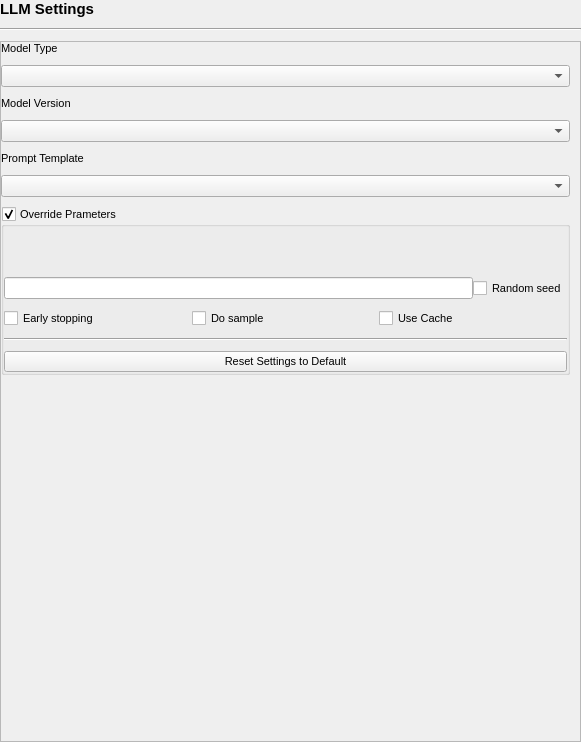
<?xml version="1.0" encoding="UTF-8"?>
<ui version="4.0">
 <class>llm_settings_widget</class>
 <widget class="QWidget" name="llm_settings_widget">
  <property name="geometry">
   <rect>
    <x>0</x>
    <y>0</y>
    <width>581</width>
    <height>742</height>
   </rect>
  </property>
  <property name="windowTitle">
   <string>Form</string>
  </property>
  <layout class="QGridLayout" name="gridLayout_4">
   <property name="leftMargin">
    <number>0</number>
   </property>
   <property name="topMargin">
    <number>0</number>
   </property>
   <property name="rightMargin">
    <number>0</number>
   </property>
   <property name="bottomMargin">
    <number>0</number>
   </property>
   <property name="horizontalSpacing">
    <number>0</number>
   </property>
   <property name="verticalSpacing">
    <number>10</number>
   </property>
   <item row="0" column="0">
    <widget class="QLabel" name="label_2">
     <property name="font">
      <font>
       <pointsize>11</pointsize>
       <bold>true</bold>
      </font>
     </property>
     <property name="text">
      <string>LLM Settings</string>
     </property>
    </widget>
   </item>
   <item row="2" column="0">
    <widget class="QScrollArea" name="scrollArea">
     <property name="frameShadow">
      <enum>QFrame::Shadow::Plain</enum>
     </property>
     <property name="lineWidth">
      <number>0</number>
     </property>
     <property name="widgetResizable">
      <bool>true</bool>
     </property>
     <widget class="QWidget" name="scrollAreaWidgetContents">
      <property name="geometry">
       <rect>
        <x>0</x>
        <y>0</y>
        <width>579</width>
        <height>700</height>
       </rect>
      </property>
      <layout class="QGridLayout" name="gridLayout">
       <property name="leftMargin">
        <number>0</number>
       </property>
       <property name="topMargin">
        <number>0</number>
       </property>
       <property name="rightMargin">
        <number>10</number>
       </property>
       <property name="bottomMargin">
        <number>0</number>
       </property>
       <property name="horizontalSpacing">
        <number>0</number>
       </property>
       <property name="verticalSpacing">
        <number>10</number>
       </property>
       <item row="3" column="0">
        <widget class="QGroupBox" name="override_parameters">
         <property name="font">
          <font>
           <pointsize>8</pointsize>
          </font>
         </property>
         <property name="title">
          <string>Override Prameters</string>
         </property>
         <property name="checkable">
          <bool>true</bool>
         </property>
         <property name="checked">
          <bool>true</bool>
         </property>
         <layout class="QGridLayout" name="gridLayout_12">
          <property name="leftMargin">
           <number>0</number>
          </property>
          <property name="topMargin">
           <number>0</number>
          </property>
          <property name="rightMargin">
           <number>0</number>
          </property>
          <property name="bottomMargin">
           <number>0</number>
          </property>
          <property name="horizontalSpacing">
           <number>0</number>
          </property>
          <property name="verticalSpacing">
           <number>10</number>
          </property>
          <item row="6" column="0">
           <widget class="QWidget" name="widget_19" native="true">
            <layout class="QGridLayout" name="gridLayout_2">
             <property name="leftMargin">
              <number>0</number>
             </property>
             <property name="topMargin">
              <number>0</number>
             </property>
             <property name="rightMargin">
              <number>0</number>
             </property>
             <property name="bottomMargin">
              <number>0</number>
             </property>
             <property name="horizontalSpacing">
              <number>0</number>
             </property>
             <property name="verticalSpacing">
              <number>10</number>
             </property>
             <item row="0" column="0">
              <widget class="QLineEdit" name="seed">
               <property name="minimumSize">
                <size>
                 <width>0</width>
                 <height>20</height>
                </size>
               </property>
              </widget>
             </item>
             <item row="0" column="1">
              <widget class="QCheckBox" name="random_seed">
               <property name="minimumSize">
                <size>
                 <width>0</width>
                 <height>20</height>
                </size>
               </property>
               <property name="text">
                <string>Random seed</string>
               </property>
              </widget>
             </item>
            </layout>
           </widget>
          </item>
          <item row="3" column="0">
           <layout class="QHBoxLayout" name="horizontalLayout_3">
            <property name="spacing">
             <number>10</number>
            </property>
            <item>
             <widget class="SliderWidget" name="length_penalty" native="true">
              <property name="sizePolicy">
               <sizepolicy hsizetype="Preferred" vsizetype="Preferred">
                <horstretch>0</horstretch>
                <verstretch>0</verstretch>
               </sizepolicy>
              </property>
              <property name="minimumSize">
               <size>
                <width>0</width>
                <height>0</height>
               </size>
              </property>
              <property name="slider_minimum" stdset="0">
               <number>-100</number>
              </property>
              <property name="slider_maximum" stdset="0">
               <number>1000</number>
              </property>
              <property name="spinbox_minimum" stdset="0">
               <double>0.000000000000000</double>
              </property>
              <property name="spinbox_maximum" stdset="0">
               <double>1.000000000000000</double>
              </property>
              <property name="display_as_float" stdset="0">
               <bool>true</bool>
              </property>
              <property name="settings_property" stdset="0">
               <string>llm_generator_settings.length_penalty</string>
              </property>
              <property name="slider_single_step" stdset="0">
               <number>1</number>
              </property>
              <property name="slider_page_step" stdset="0">
               <number>10</number>
              </property>
              <property name="spinbox_single_step" stdset="0">
               <double>0.010000000000000</double>
              </property>
              <property name="spinbox_page_step" stdset="0">
               <double>0.100000000000000</double>
              </property>
              <property name="label_text" stdset="0">
               <string>Length Penalty</string>
              </property>
             </widget>
            </item>
            <item>
             <widget class="SliderWidget" name="num_beams" native="true">
              <property name="sizePolicy">
               <sizepolicy hsizetype="Preferred" vsizetype="Preferred">
                <horstretch>0</horstretch>
                <verstretch>0</verstretch>
               </sizepolicy>
              </property>
              <property name="minimumSize">
               <size>
                <width>0</width>
                <height>0</height>
               </size>
              </property>
              <property name="slider_minimum" stdset="0">
               <number>1</number>
              </property>
              <property name="slider_maximum" stdset="0">
               <number>100</number>
              </property>
              <property name="spinbox_minimum" stdset="0">
               <double>0.000000000000000</double>
              </property>
              <property name="spinbox_maximum" stdset="0">
               <double>100.000000000000000</double>
              </property>
              <property name="display_as_float" stdset="0">
               <bool>false</bool>
              </property>
              <property name="settings_property" stdset="0">
               <string>llm_generator_settings.num_beams</string>
              </property>
              <property name="slider_single_step" stdset="0">
               <number>1</number>
              </property>
              <property name="slider_page_step" stdset="0">
               <number>10</number>
              </property>
              <property name="spinbox_single_step" stdset="0">
               <double>0.010000000000000</double>
              </property>
              <property name="spinbox_page_step" stdset="0">
               <double>0.100000000000000</double>
              </property>
              <property name="label_text" stdset="0">
               <string>Num Beams</string>
              </property>
             </widget>
            </item>
           </layout>
          </item>
          <item row="0" column="0">
           <layout class="QHBoxLayout" name="horizontalLayout">
            <property name="spacing">
             <number>10</number>
            </property>
            <property name="sizeConstraint">
             <enum>QLayout::SizeConstraint::SetDefaultConstraint</enum>
            </property>
            <item>
             <widget class="SliderWidget" name="top_p" native="true">
              <property name="sizePolicy">
               <sizepolicy hsizetype="Preferred" vsizetype="Preferred">
                <horstretch>0</horstretch>
                <verstretch>0</verstretch>
               </sizepolicy>
              </property>
              <property name="minimumSize">
               <size>
                <width>0</width>
                <height>0</height>
               </size>
              </property>
              <property name="slider_minimum" stdset="0">
               <number>1</number>
              </property>
              <property name="slider_maximum" stdset="0">
               <number>1000</number>
              </property>
              <property name="spinbox_minimum" stdset="0">
               <double>0.000000000000000</double>
              </property>
              <property name="spinbox_maximum" stdset="0">
               <double>1.000000000000000</double>
              </property>
              <property name="display_as_float" stdset="0">
               <bool>true</bool>
              </property>
              <property name="settings_property" stdset="0">
               <string>llm_generator_settings.top_p</string>
              </property>
              <property name="slider_single_step" stdset="0">
               <number>1</number>
              </property>
              <property name="slider_page_step" stdset="0">
               <number>10</number>
              </property>
              <property name="spinbox_single_step" stdset="0">
               <double>0.010000000000000</double>
              </property>
              <property name="spinbox_page_step" stdset="0">
               <double>0.100000000000000</double>
              </property>
              <property name="label_text" stdset="0">
               <string>Top P</string>
              </property>
             </widget>
            </item>
            <item>
             <widget class="SliderWidget" name="max_new_tokens" native="true">
              <property name="sizePolicy">
               <sizepolicy hsizetype="Preferred" vsizetype="Preferred">
                <horstretch>0</horstretch>
                <verstretch>0</verstretch>
               </sizepolicy>
              </property>
              <property name="minimumSize">
               <size>
                <width>0</width>
                <height>0</height>
               </size>
              </property>
              <property name="slider_minimum" stdset="0">
               <number>1</number>
              </property>
              <property name="slider_maximum" stdset="0">
               <number>2556</number>
              </property>
              <property name="spinbox_minimum" stdset="0">
               <double>1.000000000000000</double>
              </property>
              <property name="spinbox_maximum" stdset="0">
               <double>2556.000000000000000</double>
              </property>
              <property name="display_as_float" stdset="0">
               <bool>false</bool>
              </property>
              <property name="settings_property" stdset="0">
               <string>llm_generator_settings.max_new_tokens</string>
              </property>
              <property name="slider_single_step" stdset="0">
               <number>1</number>
              </property>
              <property name="slider_page_step" stdset="0">
               <number>2556</number>
              </property>
              <property name="spinbox_single_step" stdset="0">
               <number>1</number>
              </property>
              <property name="spinbox_page_step" stdset="0">
               <number>2556</number>
              </property>
              <property name="label_text" stdset="0">
               <string>Max New Tokens</string>
              </property>
             </widget>
            </item>
           </layout>
          </item>
          <item row="9" column="0">
           <widget class="Line" name="line">
            <property name="orientation">
             <enum>Qt::Orientation::Horizontal</enum>
            </property>
           </widget>
          </item>
          <item row="5" column="0">
           <layout class="QHBoxLayout" name="horizontalLayout_6">
            <property name="spacing">
             <number>10</number>
            </property>
            <item>
             <widget class="SliderWidget" name="sequences" native="true">
              <property name="sizePolicy">
               <sizepolicy hsizetype="Preferred" vsizetype="Preferred">
                <horstretch>0</horstretch>
                <verstretch>0</verstretch>
               </sizepolicy>
              </property>
              <property name="minimumSize">
               <size>
                <width>0</width>
                <height>0</height>
               </size>
              </property>
              <property name="slider_minimum" stdset="0">
               <number>1</number>
              </property>
              <property name="slider_maximum" stdset="0">
               <number>100</number>
              </property>
              <property name="spinbox_minimum" stdset="0">
               <double>0.000000000000000</double>
              </property>
              <property name="spinbox_maximum" stdset="0">
               <double>100.000000000000000</double>
              </property>
              <property name="display_as_float" stdset="0">
               <bool>false</bool>
              </property>
              <property name="settings_property" stdset="0">
               <string>llm_generator_settings.sequences</string>
              </property>
              <property name="slider_single_step" stdset="0">
               <number>1</number>
              </property>
              <property name="slider_page_step" stdset="0">
               <number>10</number>
              </property>
              <property name="spinbox_single_step" stdset="0">
               <double>0.010000000000000</double>
              </property>
              <property name="spinbox_page_step" stdset="0">
               <double>0.100000000000000</double>
              </property>
              <property name="label_text" stdset="0">
               <string>Sequences</string>
              </property>
             </widget>
            </item>
            <item>
             <widget class="SliderWidget" name="top_k" native="true">
              <property name="sizePolicy">
               <sizepolicy hsizetype="Preferred" vsizetype="Preferred">
                <horstretch>0</horstretch>
                <verstretch>0</verstretch>
               </sizepolicy>
              </property>
              <property name="minimumSize">
               <size>
                <width>0</width>
                <height>0</height>
               </size>
              </property>
              <property name="slider_minimum" stdset="0">
               <number>0</number>
              </property>
              <property name="slider_maximum" stdset="0">
               <number>256</number>
              </property>
              <property name="spinbox_minimum" stdset="0">
               <double>0.000000000000000</double>
              </property>
              <property name="spinbox_maximum" stdset="0">
               <double>256.000000000000000</double>
              </property>
              <property name="display_as_float" stdset="0">
               <bool>false</bool>
              </property>
              <property name="settings_property" stdset="0">
               <string>llm_generator_settings.top_k</string>
              </property>
              <property name="slider_single_step" stdset="0">
               <number>1</number>
              </property>
              <property name="slider_page_step" stdset="0">
               <number>10</number>
              </property>
              <property name="spinbox_single_step" stdset="0">
               <number>1</number>
              </property>
              <property name="spinbox_page_step" stdset="0">
               <number>10</number>
              </property>
              <property name="label_text" stdset="0">
               <string>Top K</string>
              </property>
             </widget>
            </item>
           </layout>
          </item>
          <item row="4" column="0">
           <layout class="QHBoxLayout" name="horizontalLayout_5">
            <property name="spacing">
             <number>10</number>
            </property>
            <item>
             <widget class="SliderWidget" name="ngram_size" native="true">
              <property name="sizePolicy">
               <sizepolicy hsizetype="Preferred" vsizetype="Preferred">
                <horstretch>0</horstretch>
                <verstretch>0</verstretch>
               </sizepolicy>
              </property>
              <property name="minimumSize">
               <size>
                <width>0</width>
                <height>0</height>
               </size>
              </property>
              <property name="slider_minimum" stdset="0">
               <number>0</number>
              </property>
              <property name="slider_maximum" stdset="0">
               <number>20</number>
              </property>
              <property name="spinbox_minimum" stdset="0">
               <double>0.000000000000000</double>
              </property>
              <property name="spinbox_maximum" stdset="0">
               <double>20.000000000000000</double>
              </property>
              <property name="display_as_float" stdset="0">
               <bool>false</bool>
              </property>
              <property name="settings_property" stdset="0">
               <string>llm_generator_settings.ngram_size</string>
              </property>
              <property name="slider_single_step" stdset="0">
               <number>1</number>
              </property>
              <property name="slider_page_step" stdset="0">
               <number>1</number>
              </property>
              <property name="spinbox_single_step" stdset="0">
               <double>1.000000000000000</double>
              </property>
              <property name="spinbox_page_step" stdset="0">
               <double>1.000000000000000</double>
              </property>
              <property name="label_text" stdset="0">
               <string>Ngram Size</string>
              </property>
             </widget>
            </item>
            <item>
             <widget class="SliderWidget" name="temperature" native="true">
              <property name="sizePolicy">
               <sizepolicy hsizetype="Preferred" vsizetype="Preferred">
                <horstretch>0</horstretch>
                <verstretch>0</verstretch>
               </sizepolicy>
              </property>
              <property name="minimumSize">
               <size>
                <width>0</width>
                <height>0</height>
               </size>
              </property>
              <property name="slider_minimum" stdset="0">
               <number>1</number>
              </property>
              <property name="slider_maximum" stdset="0">
               <number>10000</number>
              </property>
              <property name="spinbox_minimum" stdset="0">
               <double>0.000100000000000</double>
              </property>
              <property name="spinbox_maximum" stdset="0">
               <double>1.000000000000000</double>
              </property>
              <property name="display_as_float" stdset="0">
               <bool>true</bool>
              </property>
              <property name="settings_property" stdset="0">
               <string>llm_generator_settings.temperature</string>
              </property>
              <property name="slider_single_step" stdset="0">
               <number>1</number>
              </property>
              <property name="slider_page_step" stdset="0">
               <number>10</number>
              </property>
              <property name="spinbox_single_step" stdset="0">
               <double>0.010000000000000</double>
              </property>
              <property name="spinbox_page_step" stdset="0">
               <double>0.100000000000000</double>
              </property>
              <property name="label_text" stdset="0">
               <string>Temperature</string>
              </property>
             </widget>
            </item>
           </layout>
          </item>
          <item row="8" column="0">
           <layout class="QGridLayout" name="gridLayout_3">
            <property name="horizontalSpacing">
             <number>0</number>
            </property>
            <property name="verticalSpacing">
             <number>10</number>
            </property>
            <item row="0" column="0">
             <widget class="QCheckBox" name="early_stopping">
              <property name="text">
               <string>Early stopping</string>
              </property>
             </widget>
            </item>
            <item row="0" column="1">
             <widget class="QCheckBox" name="do_sample">
              <property name="text">
               <string>Do sample</string>
              </property>
             </widget>
            </item>
            <item row="0" column="2">
             <widget class="QCheckBox" name="use_cache">
              <property name="text">
               <string>Use Cache</string>
              </property>
             </widget>
            </item>
           </layout>
          </item>
          <item row="11" column="0">
           <widget class="QPushButton" name="pushButton">
            <property name="text">
             <string>Reset Settings to Default</string>
            </property>
           </widget>
          </item>
          <item row="2" column="0">
           <layout class="QHBoxLayout" name="horizontalLayout_2">
            <property name="spacing">
             <number>10</number>
            </property>
            <item>
             <widget class="SliderWidget" name="repetition_penalty" native="true">
              <property name="sizePolicy">
               <sizepolicy hsizetype="Preferred" vsizetype="Preferred">
                <horstretch>0</horstretch>
                <verstretch>0</verstretch>
               </sizepolicy>
              </property>
              <property name="minimumSize">
               <size>
                <width>0</width>
                <height>0</height>
               </size>
              </property>
              <property name="slider_minimum" stdset="0">
               <number>1</number>
              </property>
              <property name="slider_maximum" stdset="0">
               <number>10000</number>
              </property>
              <property name="spinbox_minimum" stdset="0">
               <double>0.010000000000000</double>
              </property>
              <property name="spinbox_maximum" stdset="0">
               <double>100.000000000000000</double>
              </property>
              <property name="display_as_float" stdset="0">
               <bool>true</bool>
              </property>
              <property name="settings_property" stdset="0">
               <string>llm_generator_settings.repetition_penalty</string>
              </property>
              <property name="slider_single_step" stdset="0">
               <number>0</number>
              </property>
              <property name="slider_page_step" stdset="0">
               <number>1</number>
              </property>
              <property name="spinbox_single_step" stdset="0">
               <double>1.000000000000000</double>
              </property>
              <property name="spinbox_page_step" stdset="0">
               <double>10.000000000000000</double>
              </property>
              <property name="label_text" stdset="0">
               <string>Repetition Penalty</string>
              </property>
             </widget>
            </item>
            <item>
             <widget class="SliderWidget" name="min_length" native="true">
              <property name="sizePolicy">
               <sizepolicy hsizetype="Preferred" vsizetype="Preferred">
                <horstretch>0</horstretch>
                <verstretch>0</verstretch>
               </sizepolicy>
              </property>
              <property name="minimumSize">
               <size>
                <width>0</width>
                <height>0</height>
               </size>
              </property>
              <property name="slider_minimum" stdset="0">
               <number>1</number>
              </property>
              <property name="slider_maximum" stdset="0">
               <number>2556</number>
              </property>
              <property name="spinbox_minimum" stdset="0">
               <double>1.000000000000000</double>
              </property>
              <property name="spinbox_maximum" stdset="0">
               <double>2556.000000000000000</double>
              </property>
              <property name="display_as_float" stdset="0">
               <bool>false</bool>
              </property>
              <property name="settings_property" stdset="0">
               <string>llm_generator_settings.min_length</string>
              </property>
              <property name="slider_single_step" stdset="0">
               <number>1</number>
              </property>
              <property name="slider_page_step" stdset="0">
               <number>2556</number>
              </property>
              <property name="spinbox_single_step" stdset="0">
               <number>1</number>
              </property>
              <property name="spinbox_page_step" stdset="0">
               <number>2556</number>
              </property>
              <property name="label_text" stdset="0">
               <string>Min Length</string>
              </property>
             </widget>
            </item>
           </layout>
          </item>
         </layout>
        </widget>
       </item>
       <item row="4" column="0">
        <spacer name="verticalSpacer">
         <property name="orientation">
          <enum>Qt::Orientation::Vertical</enum>
         </property>
         <property name="sizeHint" stdset="0">
          <size>
           <width>20</width>
           <height>263</height>
          </size>
         </property>
        </spacer>
       </item>
       <item row="1" column="0">
        <widget class="QWidget" name="model_version_container" native="true">
         <layout class="QGridLayout" name="gridLayout_11">
          <property name="leftMargin">
           <number>0</number>
          </property>
          <property name="topMargin">
           <number>0</number>
          </property>
          <property name="rightMargin">
           <number>0</number>
          </property>
          <property name="bottomMargin">
           <number>0</number>
          </property>
          <property name="horizontalSpacing">
           <number>0</number>
          </property>
          <property name="verticalSpacing">
           <number>10</number>
          </property>
          <item row="1" column="0">
           <widget class="QComboBox" name="model_version">
            <property name="currentIndex">
             <number>-1</number>
            </property>
           </widget>
          </item>
          <item row="0" column="0">
           <widget class="QLabel" name="model_version_label">
            <property name="font">
             <font>
              <pointsize>8</pointsize>
             </font>
            </property>
            <property name="text">
             <string>Model Version</string>
            </property>
           </widget>
          </item>
         </layout>
        </widget>
       </item>
       <item row="2" column="0">
        <widget class="QWidget" name="prompt_template_container" native="true">
         <layout class="QGridLayout" name="gridLayout_17">
          <property name="leftMargin">
           <number>0</number>
          </property>
          <property name="topMargin">
           <number>0</number>
          </property>
          <property name="rightMargin">
           <number>0</number>
          </property>
          <property name="bottomMargin">
           <number>0</number>
          </property>
          <property name="horizontalSpacing">
           <number>0</number>
          </property>
          <property name="verticalSpacing">
           <number>10</number>
          </property>
          <item row="1" column="0">
           <widget class="QComboBox" name="prompt_template"/>
          </item>
          <item row="0" column="0">
           <widget class="QLabel" name="prompt_template_label">
            <property name="font">
             <font>
              <pointsize>8</pointsize>
             </font>
            </property>
            <property name="text">
             <string>Prompt Template</string>
            </property>
           </widget>
          </item>
         </layout>
        </widget>
       </item>
       <item row="0" column="0">
        <widget class="QWidget" name="model_type_container" native="true">
         <property name="font">
          <font>
           <pointsize>8</pointsize>
          </font>
         </property>
         <layout class="QGridLayout" name="gridLayout_10">
          <property name="leftMargin">
           <number>0</number>
          </property>
          <property name="topMargin">
           <number>0</number>
          </property>
          <property name="rightMargin">
           <number>0</number>
          </property>
          <property name="bottomMargin">
           <number>0</number>
          </property>
          <property name="horizontalSpacing">
           <number>0</number>
          </property>
          <property name="verticalSpacing">
           <number>10</number>
          </property>
          <item row="1" column="0">
           <widget class="QComboBox" name="model"/>
          </item>
          <item row="0" column="0">
           <widget class="QLabel" name="model_type_label">
            <property name="text">
             <string>Model Type</string>
            </property>
           </widget>
          </item>
         </layout>
        </widget>
       </item>
      </layout>
     </widget>
    </widget>
   </item>
   <item row="1" column="0">
    <widget class="Line" name="line_2">
     <property name="orientation">
      <enum>Qt::Orientation::Horizontal</enum>
     </property>
    </widget>
   </item>
  </layout>
 </widget>
 <customwidgets>
  <customwidget>
   <class>SliderWidget</class>
   <extends>QWidget</extends>
   <header>airunner/gui/widgets/slider/slider_widget</header>
   <container>1</container>
  </customwidget>
 </customwidgets>
 <tabstops>
  <tabstop>model</tabstop>
  <tabstop>model_version</tabstop>
  <tabstop>seed</tabstop>
  <tabstop>random_seed</tabstop>
 </tabstops>
 <resources/>
 <connections>
  <connection>
   <sender>override_parameters</sender>
   <signal>toggled(bool)</signal>
   <receiver>llm_settings_widget</receiver>
   <slot>override_parameters_toggled(bool)</slot>
   <hints>
    <hint type="sourcelabel">
     <x>146</x>
     <y>819</y>
    </hint>
    <hint type="destinationlabel">
     <x>120</x>
     <y>0</y>
    </hint>
   </hints>
  </connection>
  <connection>
   <sender>early_stopping</sender>
   <signal>toggled(bool)</signal>
   <receiver>llm_settings_widget</receiver>
   <slot>early_stopping_toggled(bool)</slot>
   <hints>
    <hint type="sourcelabel">
     <x>226</x>
     <y>695</y>
    </hint>
    <hint type="destinationlabel">
     <x>1</x>
     <y>501</y>
    </hint>
   </hints>
  </connection>
  <connection>
   <sender>pushButton</sender>
   <signal>clicked()</signal>
   <receiver>llm_settings_widget</receiver>
   <slot>reset_settings_to_default_clicked()</slot>
   <hints>
    <hint type="sourcelabel">
     <x>407</x>
     <y>807</y>
    </hint>
    <hint type="destinationlabel">
     <x>437</x>
     <y>0</y>
    </hint>
   </hints>
  </connection>
  <connection>
   <sender>do_sample</sender>
   <signal>toggled(bool)</signal>
   <receiver>llm_settings_widget</receiver>
   <slot>do_sample_toggled(bool)</slot>
   <hints>
    <hint type="sourcelabel">
     <x>548</x>
     <y>695</y>
    </hint>
    <hint type="destinationlabel">
     <x>1</x>
     <y>427</y>
    </hint>
   </hints>
  </connection>
  <connection>
   <sender>use_cache</sender>
   <signal>clicked(bool)</signal>
   <receiver>llm_settings_widget</receiver>
   <slot>toggle_use_cache(bool)</slot>
   <hints>
    <hint type="sourcelabel">
     <x>814</x>
     <y>695</y>
    </hint>
    <hint type="destinationlabel">
     <x>851</x>
     <y>825</y>
    </hint>
   </hints>
  </connection>
 </connections>
 <slots>
  <slot>prompt_text_changed(QString)</slot>
  <slot>botname_text_changed(QString)</slot>
  <slot>username_text_changed(QString)</slot>
  <slot>model_version_changed(QString)</slot>
  <slot>random_seed_toggled(bool)</slot>
  <slot>response_text_changed(QString)</slot>
  <slot>seed_changed(QString)</slot>
  <slot>suffix_text_changed()</slot>
  <slot>prefix_text_changed()</slot>
  <slot>action_button_clicked_send()</slot>
  <slot>action_button_clicked_generate_characters()</slot>
  <slot>action_button_clicked_clear_conversation()</slot>
  <slot>message_type_text_changed(QString)</slot>
  <slot>personality_type_changed(QString)</slot>
  <slot>toggled_4bit(bool)</slot>
  <slot>toggled_8bit(bool)</slot>
  <slot>toggled_16bit(bool)</slot>
  <slot>toggled_32bit(bool)</slot>
  <slot>do_sample_toggled(bool)</slot>
  <slot>early_stopping_toggled(bool)</slot>
  <slot>model_text_changed(QString)</slot>
  <slot>reset_settings_to_default_clicked()</slot>
  <slot>use_gpu_toggled(bool)</slot>
  <slot>override_parameters_toggled(bool)</slot>
  <slot>toggled_2bit(bool)</slot>
  <slot>toggle_leave_model_in_vram(bool)</slot>
  <slot>toggle_unload_model(bool)</slot>
  <slot>toggle_move_model_to_cpu(bool)</slot>
  <slot>prompt_template_text_changed(QString)</slot>
  <slot>bot_personality_changed()</slot>
  <slot>enable_manual_tools()</slot>
  <slot>enable_automatic_tools()</slot>
  <slot>toggle_use_cache(bool)</slot>
 </slots>
</ui>
